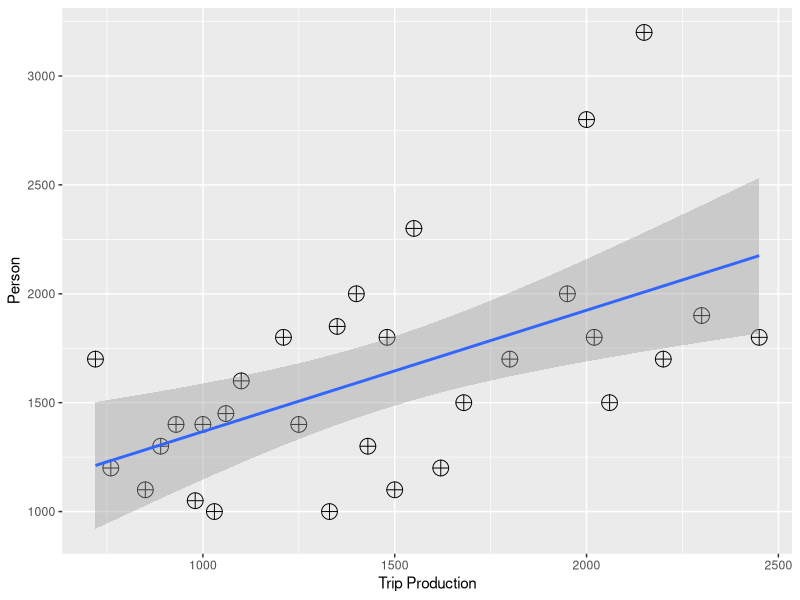
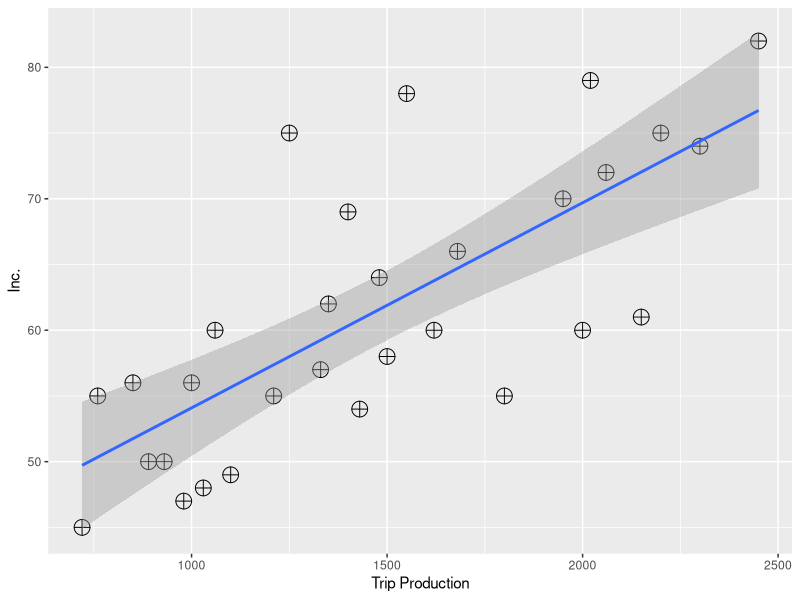
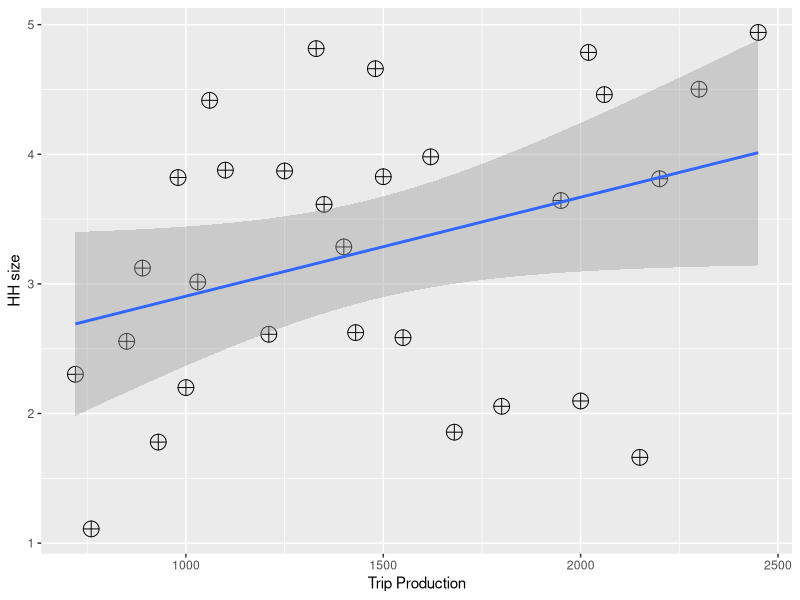
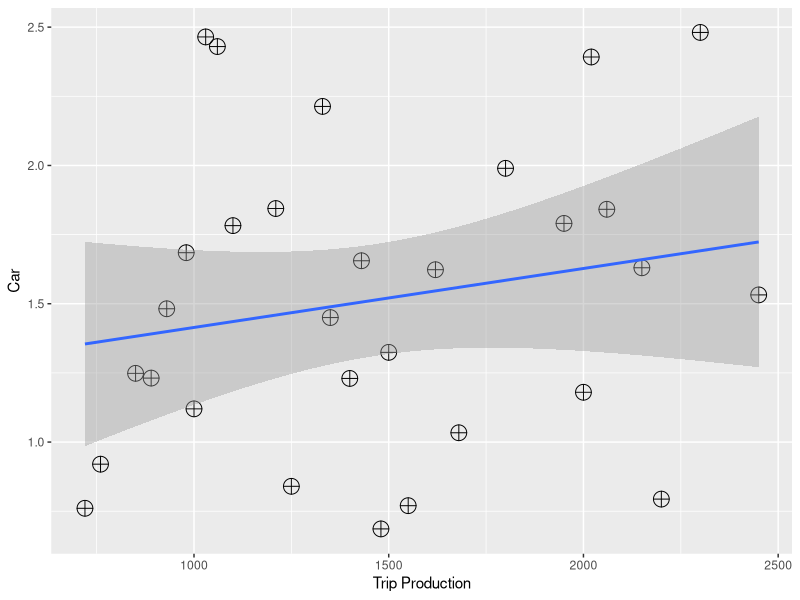
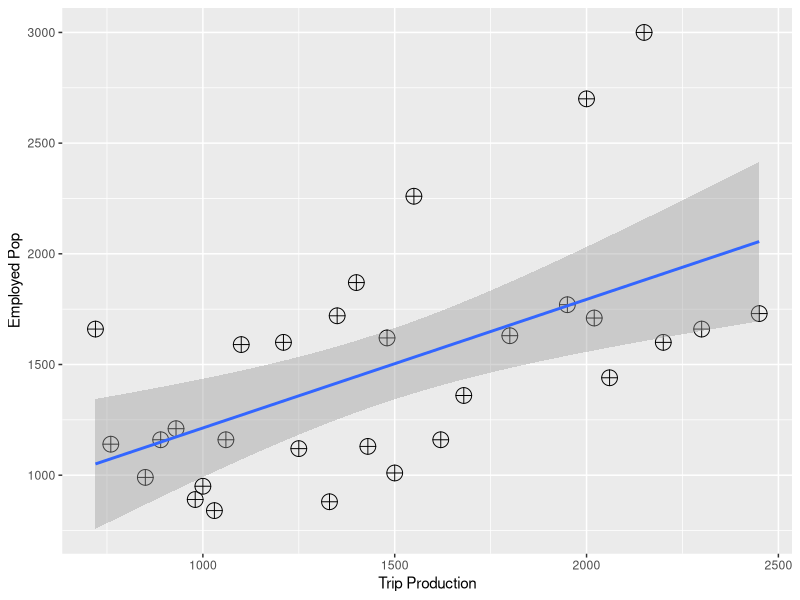
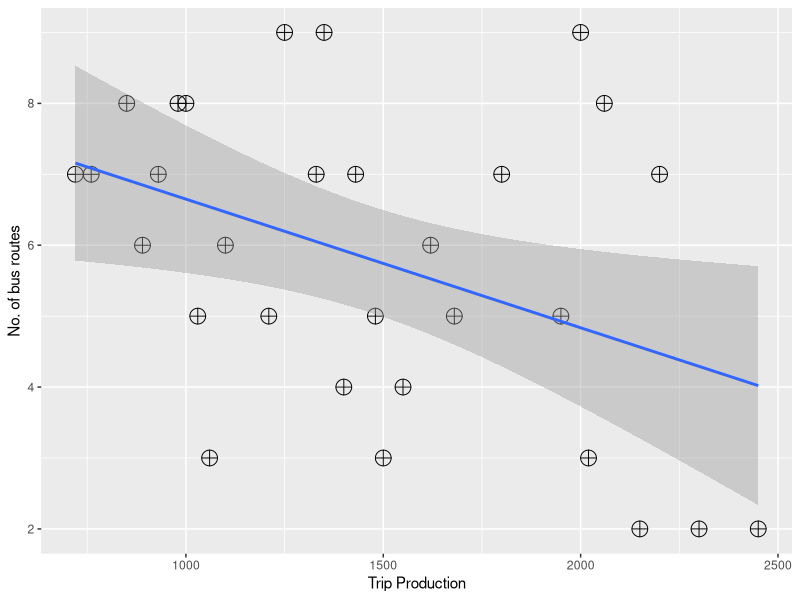
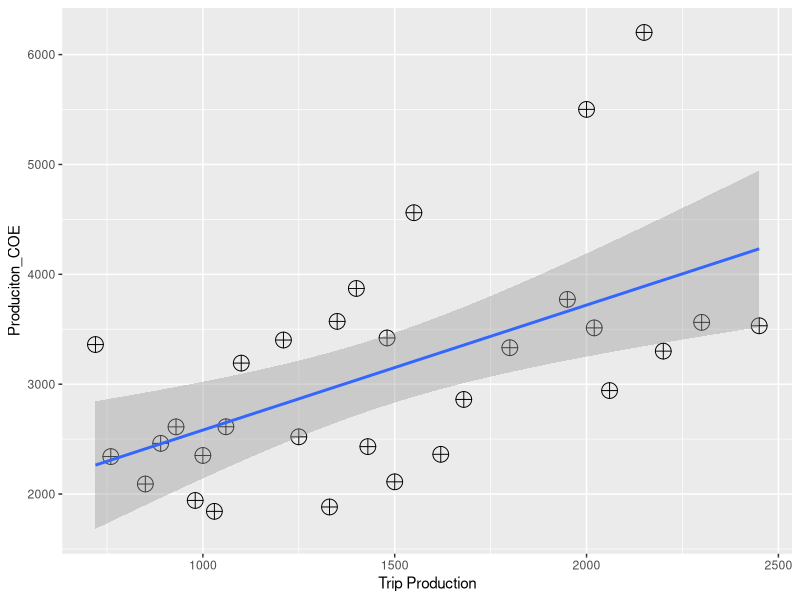
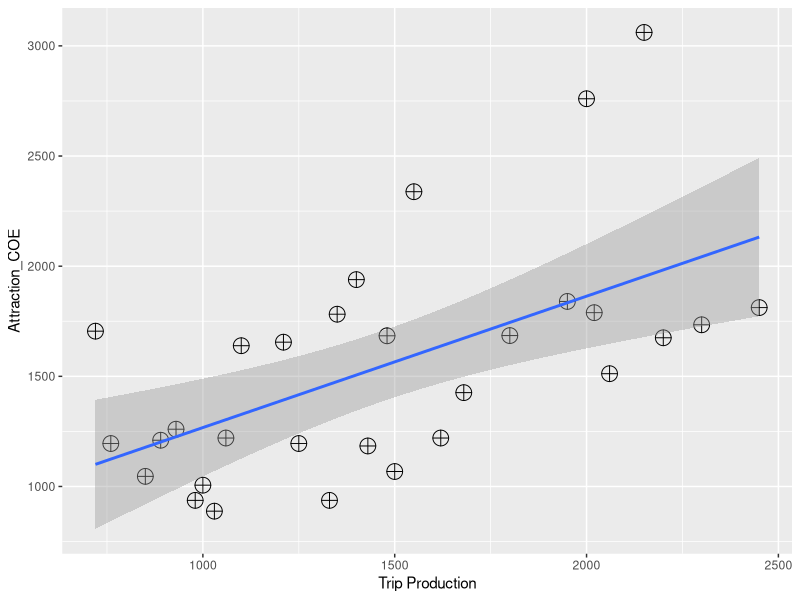

Write the R code that produced these figures, in order.
## ---- chunk 1
## Loding required library

library(readxl)
library(ggplot2)
library(NLP)

trip.data <- read_xlsx("Trip Generation.xlsx")

head(trip.data)

ggplot(trip.data, aes(x = TP, y = Pop)) + geom_point(shape = 10, size = 5) + geom_smooth(method = lm) + labs(x = "Trip Production", y = "Person") 

LR.1 <- lm(TP ~ Pop, data = trip.data)

summary(LR.1)

ggplot(trip.data, aes(x = TP, y = Inc)) + geom_point(shape = 10, size = 5) + geom_smooth(method = lm) + labs(x = "Trip Production", y = "Inc.")

LR.2 <- lm(TP ~ Inc, data = trip.data)

summary(LR.2)

ggplot(trip.data, aes(x = TP, y = HH)) + geom_point(shape = 10, size = 5) + geom_smooth(method = lm) + labs(x = "Trip Production", y = "HH size")

LR.3 <- lm(TP ~ HH, data = trip.data)

summary(LR.3)

ggplot(trip.data, aes(x = TP, y = Car)) + geom_point(shape = 10, size = 5) + geom_smooth(method = lm) + labs(x = "Trip Production", y = "Car")

LR.4 <- lm(TP ~ Car, data = trip.data)

summary(LR.4)

ggplot(trip.data, aes(x = TP, y = Employ)) + geom_point(shape = 10, size = 5) + geom_smooth(method = lm) + labs(x = "Trip Production", y = "Employed Pop")

LR.5 <- lm(TP ~ Employ, data = trip.data)

summary(LR.5)

ggplot(trip.data, aes(x = TP, y = Bus)) + geom_point(shape = 10, size = 5) + geom_smooth(method = lm) + labs(x = "Trip Production", y = "No. of bus routes")

LR.6 <- lm(TP ~ Bus, data = trip.data)

summary(LR.6)

ggplot(trip.data, aes(x = TP, y = Pop + Car + Employ)) + geom_point(shape = 10, size = 5) + geom_smooth(method = lm) + labs(x = "Trip Production", y = "Produciton_COE")
LR.Trip_produciton <- lm(TP ~ Pop + Car + Employ, data = trip.data)

summary(LR.Trip_produciton)

ggplot(trip.data, aes(x = TP, y = Employ + Inc)) + geom_point(shape = 10, size = 5) + geom_smooth(method = lm) + labs(x = "Trip Production", y = "Attraction_COE")
LR.Trip_attraction <- lm(TP ~ Employ + Inc, data = trip.data)

summary(LR.Trip_attraction)
